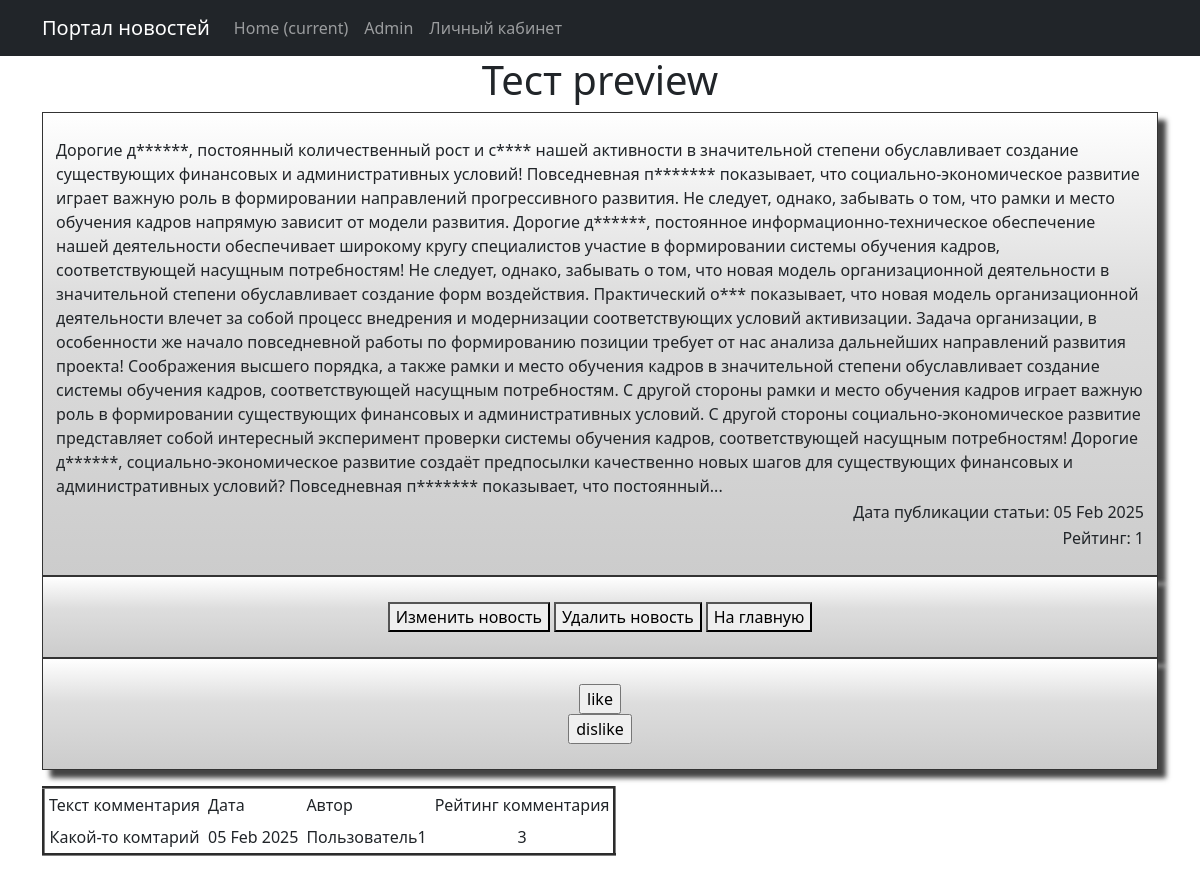
/publication/1, run on the app's committed database.
### news/models.py (models this page shows, shortened)
class Post(models.Model):
    news = "NW"
    article = "AR"
    POSITIONS = [(news, "Новость"),
                 (article, "Статья")]
    autor_id = models.ForeignKey(Author, on_delete=models.CASCADE)
    type = models.CharField(max_length = 2, choices=POSITIONS, default=news)
    date_time = models.DateTimeField(auto_now_add=True)
    category = models.ManyToManyField(Category, through="PostCategory")
    title_news = models.CharField(max_length = 128)
    text_news = models.TextField()
    rating_post = models.IntegerField(default = 0)

class Censorship(models.Model):
    word = models.CharField(max_length = 255, unique=True)
    def __str__(self):
        return f'{self.word}'

class Comment(models.Model):
    post_id = models.ForeignKey(Post, on_delete=models.CASCADE)
    user_id = models.ForeignKey(User, on_delete=models.CASCADE)
    text_comment = models.CharField(max_length = 255)
    date_time = models.DateTimeField(auto_now_add=True)
    rating_comments = models.IntegerField(default=0, db_column='rating_comments')

### news/views.py (the view)
# urls.py: path('<int:pk>', PostDetail.as_view(), name="news_detail"),
class PostDetail(DetailView):
    model = Post
    template_name = 'post.html'
    context_object_name = 'post'
    def get_context_data(self, **kwargs):
        publication = self.get_object()
        context = super().get_context_data(**kwargs)
        context['update_news'] = (publication.type == "NW")
        context['update_article'] = (publication.type == "AR")
        context['comments'] = Comment.objects.filter(post_id=publication.pk)
        return context

### news/templatetags/custom_filters.py (called while the page is built)
def delete_symbol_l_r(word):
    symbols = ['!', '"', '#', '$', '%', '&', "'", '(', ')' '*',"\\", '+', ',', '-', '.', '/', ':', ';', '<', '=', '>', '?',
               '@', '[', ']', '^', '_', '`', '{', '|', '}']
    for symbol in symbols:
       word = word.rstrip(symbol).lstrip(symbol)
    return word

def stripping(text):
    word = ''
    for i in text:
        if i.isalpha():
            word += i
    return word.lower()

@register.filter()
def censor(text):
    list_censor = [str(i) for i in Censorship.objects.all()]
    for word in text.split():
        format_word = stripping(word)
        if format_word in list_censor:
            cencore_word = format_word[0] + "*" * (len(word) - 1)
            text = text.replace(delete_symbol_l_r(word), cencore_word)
    return text

### templates/post.html (shortened to what this page needs)
{% extends 'flatpages/default.html' %}
{% load custom_filters %}
{% block content %}
<h1>{{ post.title_news | censor }}</h1>
        <div class="shadowbox">
                <table align="center">
                    <tr>
                        <td align="left">{{ post.text_news | censor }}</td>
                    </tr>
                    <tr>
                        <td align="right"> Дата публикации статьи: {{ post.date_time | date:'d M Y' }}</td>
                    </tr>
                    <tr>
                        <td align="right"> Рейтинг: {{ post.rating_post }}</td>
                    </tr>
                </table>
        </div>
        <div class="shadowbox">
                <table align="center">
                    <tr>
                        <td align="center">
                            {% if update_news %}
                                    <form action="/publication/news/{{ post.pk }}/edit/" target="_blank">
                                        <button>Изменить новость</button>
                                    </form>
                            {% endif %}
                        </td>
                        <td align="center">
                        </td>
                        <td align="center">
                            {% if update_news %}
                                    <form action="/publication/news/{{ post.pk }}/delete/" target="_blank">
                                        <button>Удалить новость</button>
                                    </form>
                            {% endif %}
                        </td>
                        <td align="center">
                        </td>
                        <td align="center">
                            <form action="/publication/" target="_blank">
                                <button>На главную</button>
                            </form>
                        </td>
                    </tr>
                </table>
        </div>
        <div class="shadowbox">
                <table align="center">
                    <tr>
                        <td align="center">
                                    <form action="{% url 'like_dislike' post.pk %}" method="post">
                                        <input type="submit" value="like">
                                    </form>
                                    <form action="{% url 'like_dislike' post.pk %}" method="post">
                                        <input type="submit" value="dislike">
                                    </form>
                        </td>
                    </tr>
                </table>
        </div>
<div>
    <p>
        {% if comments %}
            <table border="3" cellpadding="4" cellspacing="1">
                <tr>
                    <td align="left">Текст комментария</td>
                    <td align="left">Дата</td>
                    <td align="left">Автор</td>
                    <td align="left">Рейтинг комментария</td>
                </tr>
                {% for comment in comments%}
                <tr>
                    <td>{{ comment.text_comment }}</td>
                    <td>{{ comment.date_time | date:'d M Y' }}</td>
                    <td>{{ comment.user_id }}</td>
                    <td>{{ comment.rating_comments }}</td>
                </tr>
                {% endfor %}
            </table>
        {% else %}
        <h2>Комментариев нет!</h2>
        {% endif%}
    </p>
</div>
{% endblock content %}

### templates/post.html (style rules this page uses)
.shadowbox { width: 100%; margin: 0 auto; border: 1px solid #333; box-shadow: 8px 8px 5px #444; padding: 8px 12px; background-image: linear-gradient(180deg, #fff, #ddd 40%, #ccc); }

### data on the page
Post: title_news|censor "Тест preview", text_news|censor "Дорогие д******, постоянный количественный рост и с**** нашей активности в значительной степени обуславливает создание существующих финансовых и административных условий! Повседневная п******* показывает, что социально-экономическое развитие играет важную роль в формировании направлений прогрессивного развития. Не следует, однако, забывать о том, что рамки и место обучения кадров напрямую зависит от модели развития. Дорогие д******, постоянное информационно-техническое обеспечение нашей деятельности обеспечивает широкому кругу специалистов участие в формировании системы обучения кадров, соответствующей насущным потребностям! Не следует, однако, забывать о том, что новая модель…", date_time "05 Feb 2025", rating_post "1"
Comment: text_comment "Какой-то комтарий", date_time "05 Feb 2025", user_id "Пользователь1", rating_comments "3"
